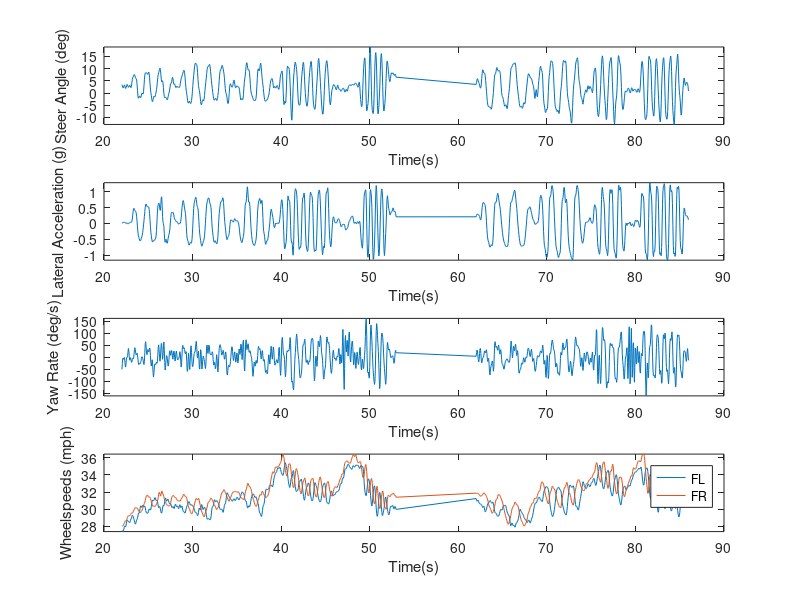
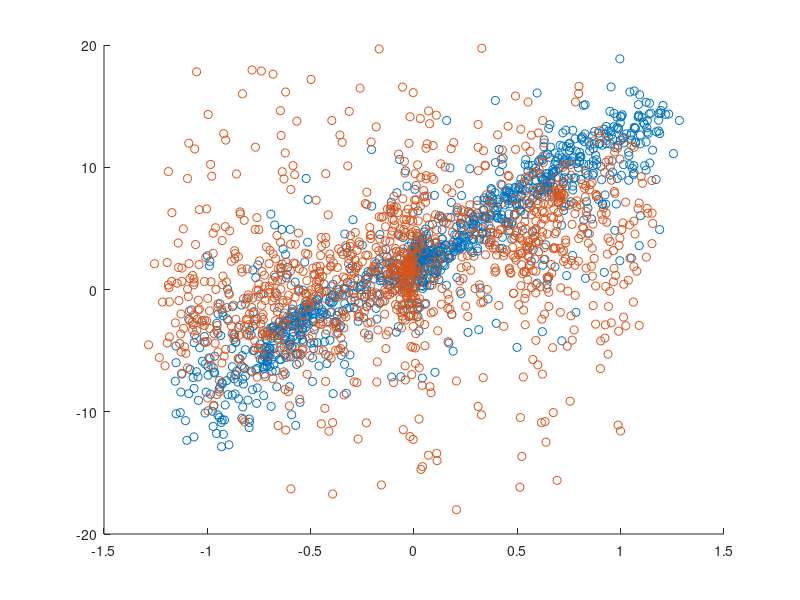

MATLAB code for these plots, in order: (Note: this script raises an error after producing the figures.)
%% Load Data

clear all;clc

% import mat file from motec
load('FrequencyResponse_processed.mat');

% input variable names of channels 
data = {engine_rpm,lat_accel,long_accel,shockpot_FR,shockpot_RR,shockpot_RL,...
    shockpot_FL,wheelspeed_FL,wheelspeed_FR,yaw_rate,steer_angle,time};

%%

%sine1period
% indices = (time > 83 & time < 114) | (time > 120 & time < 148); %(time > 142 & time < 146);
%indices = (time > 89 & time < 92);
% indices = (time > 97 & time < 99);
% indices = (time > 125 & time < 128);
%indices = (time > 128 & time < 131);

% % frequencyresponse
indices = (time > 62 & time < 86) | (time > 22 & time < 53) | (time > 142 & time < 146);

% % amplituderesponse
% indices = (time > 28 & time < 65) | (time > 75 & time < 117);
% indices = (time > 32 & time < 34);
% indices = (time > 35 & time < 38);
% indices = (time > 39 & time < 41.5); %good
% indices = (time > 80 & time < 82);
% indices = (time > 83 & time < 85.5); %good
% indices = (time > 91 & time < 94);
% indices = (time > 95 & time < 98); %good

for i = 1:numel(data)
    variable = data{i};
    data{i} = variable(indices);
end

% rename variables
engine_rpm = data{1};
lat_accel = data{2};
long_accel = data{3};
shockpot_FR = data{4};
shockpot_RR = data{5};
shockpot_RL = data{6};
shockpot_FL = data{7};
wheelspeed_FL = data{8};
wheelspeed_FR = data{9};
yaw_rate = data{10};
steer_angle = data{11};
time = data{12};

% rezero
yaw_rate = yaw_rate+40;

%% Plotting
close all

figure
ax1 = subplot(4,1,1);
plot(time,steer_angle)
ylim([-inf inf])
xlabel('Time(s)');
ylabel('Steer Angle (deg)');

ax2 = subplot(4,1,2);
plot(time,lat_accel)
xlabel('Time(s)');
ylabel('Lateral Acceleration (g)');
ylim([-inf inf])

ax3 = subplot(4,1,3);
plot(time,yaw_rate)
xlabel('Time(s)');
ylabel('Yaw Rate (deg/s)');
ylim([-inf inf])

ax4 = subplot(4,1,4);
plot(time,wheelspeed_FL)
hold on
plot(time,wheelspeed_FR)
xlabel('Time(s)');
ylabel('Wheelspeeds (mph)');
ylim([-inf inf])
legend('FL','FR')

linkaxes([ax1,ax2,ax3,ax4],'x')

figure
scatter(lat_accel,steer_angle)
hold on

ackermann = 1.524*(yaw_rate+40)./(wheelspeed_FL*0.447);
scatter(-lat_accel,-steer_angle+ackermann)
ylim([-20 20]);

%% Calculations

lat_accel_peak = (max(lat_accel)+abs(min(lat_accel)))/2
steer_angle_peak = (max(steer_angle)+abs(min(steer_angle)))/2
yaw_rate_peak = (max(yaw_rate)+abs(min(yaw_rate)))/2

lat_accel_gain = lat_accel_peak*9.81/steer_angle_peak
yaw_rate_gain = yaw_rate_peak*9.81/steer_angle_peak

D = finddelay(lat_accel,steer_angle)
D = finddelay(yaw_rate,steer_angle)


%% Transfer Function Estimation

data = iddata(lat_accel,steer_angle,time(2)-time(1));
ay_sys = tfest(data,2,2);

data = iddata(yaw_rate,steer_angle,time(2)-time(1));
r_sys = tfest(data,2,1);

%%
nfft = pow2(round(log2(length(steer_angle))));
[sstxy,f] = tfestimate(steer_angle,lat_accel);
plot(f,abs(sstxy))

%%

[sstxy,f] = tfestimate(steer_angle,yaw_rate);
plot(f,abs(sstxy))

%%
% w = linspace(0,2*pi*5);
% data = iddata(lat_accel,steer_angle,time(2)-time(1));
% g = spa(data,[],w); 
% 
% % Bode plot
% bodeopt = bodeoptions;
% bodeopt.MagScale = 'linear';
% bodeopt.MagUnits = 'abs';
% bodeopt.FreqScale = 'linear';
% bodeopt.FreqUnits = 'Hz';
% bodeopt.Xlim = [0 5];
% 
% figure
% bode(g,bodeopt)

%%

% Bode plot
bodeopt = bodeoptions;
bodeopt.MagScale = 'linear';
bodeopt.MagUnits = 'abs';
bodeopt.FreqScale = 'linear';
bodeopt.FreqUnits = 'Hz';
bodeopt.Xlim = [0 4];

figure
bode(ay_sys,bodeopt)

%%
Fs = 1/(time(2)-time(1));
L = numel(lat_accel);
f = Fs*(1:(L/2))/L;
fourier_transform = fft(steer_angle);

plot(f,abs(fourier_transform(1:L/2)));

%%
t = linspace(0, 5); % Time Vector
u = sin(10*t);        % Forcing Function
y = lsim(r_sys, u, t);    % Calculate System Response
figure
plot(t,u)
hold on
plot(t,y/5)

%%
u = steer_angle;        % Forcing Function
y = lsim(ay_sys, u, time);    % Calculate System Response
figure
plot(time,lat_accel)
hold on
plot(time,y)

%%
figure
plot(time,steer_angle)
hold on
plot(time,lat_accel*5)

